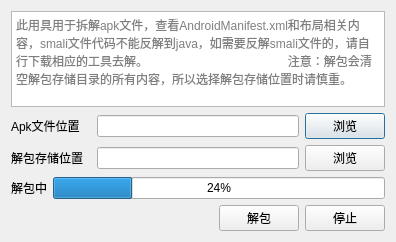
<?xml version="1.0" encoding="UTF-8"?>
<ui version="4.0">
 <class>DePack</class>
 <widget class="QDialog" name="DePack">
  <property name="geometry">
   <rect>
    <x>0</x>
    <y>0</y>
    <width>396</width>
    <height>242</height>
   </rect>
  </property>
  <property name="windowTitle">
   <string>解包工具</string>
  </property>
  <layout class="QVBoxLayout" name="verticalLayout">
   <item>
    <widget class="QTextBrowser" name="TextBrowserExplain">
     <property name="placeholderText">
      <string>此用具用于拆解apk文件，查看AndroidManifest.xml和布局相关内容，smali文件代码不能反解到java，如需要反解smali文件的，请自行下载相应的工具去解。                                          注意：解包会清空解包存储目录的所有内容，所以选择解包存储位置时请慎重。</string>
     </property>
    </widget>
   </item>
   <item>
    <layout class="QHBoxLayout" name="horizontalLayout">
     <item>
      <widget class="QLabel" name="LabelOri">
       <property name="sizePolicy">
        <sizepolicy hsizetype="Fixed" vsizetype="Preferred">
         <horstretch>0</horstretch>
         <verstretch>0</verstretch>
        </sizepolicy>
       </property>
       <property name="minimumSize">
        <size>
         <width>80</width>
         <height>0</height>
        </size>
       </property>
       <property name="maximumSize">
        <size>
         <width>80</width>
         <height>16777215</height>
        </size>
       </property>
       <property name="text">
        <string>Apk文件位置</string>
       </property>
      </widget>
     </item>
     <item>
      <widget class="QLineEdit" name="LineEditOri"/>
     </item>
     <item>
      <widget class="QPushButton" name="ButtonScanOri">
       <property name="text">
        <string>浏览</string>
       </property>
      </widget>
     </item>
    </layout>
   </item>
   <item>
    <layout class="QHBoxLayout" name="horizontalLayout_2">
     <item>
      <widget class="QLabel" name="LabelResult">
       <property name="minimumSize">
        <size>
         <width>80</width>
         <height>0</height>
        </size>
       </property>
       <property name="maximumSize">
        <size>
         <width>80</width>
         <height>16777215</height>
        </size>
       </property>
       <property name="text">
        <string>解包存储位置</string>
       </property>
      </widget>
     </item>
     <item>
      <widget class="QLineEdit" name="LineEditResult"/>
     </item>
     <item>
      <widget class="QPushButton" name="ButtonScanResult">
       <property name="text">
        <string>浏览</string>
       </property>
      </widget>
     </item>
    </layout>
   </item>
   <item>
    <layout class="QHBoxLayout" name="horizontalLayout_3">
     <item>
      <widget class="QLabel" name="LabelProcess">
       <property name="text">
        <string>解包中</string>
       </property>
      </widget>
     </item>
     <item>
      <widget class="QProgressBar" name="ProgressBarDePack">
       <property name="value">
        <number>24</number>
       </property>
      </widget>
     </item>
    </layout>
   </item>
   <item>
    <layout class="QHBoxLayout" name="horizontalLayout_4">
     <item>
      <spacer name="horizontalSpacer">
       <property name="orientation">
        <enum>Qt::Horizontal</enum>
       </property>
       <property name="sizeHint" stdset="0">
        <size>
         <width>40</width>
         <height>20</height>
        </size>
       </property>
      </spacer>
     </item>
     <item>
      <widget class="QPushButton" name="ButtonOk">
       <property name="text">
        <string>解包</string>
       </property>
      </widget>
     </item>
     <item>
      <widget class="QPushButton" name="ButtonCancel">
       <property name="text">
        <string>停止</string>
       </property>
      </widget>
     </item>
    </layout>
   </item>
  </layout>
 </widget>
 <resources/>
 <connections/>
</ui>
